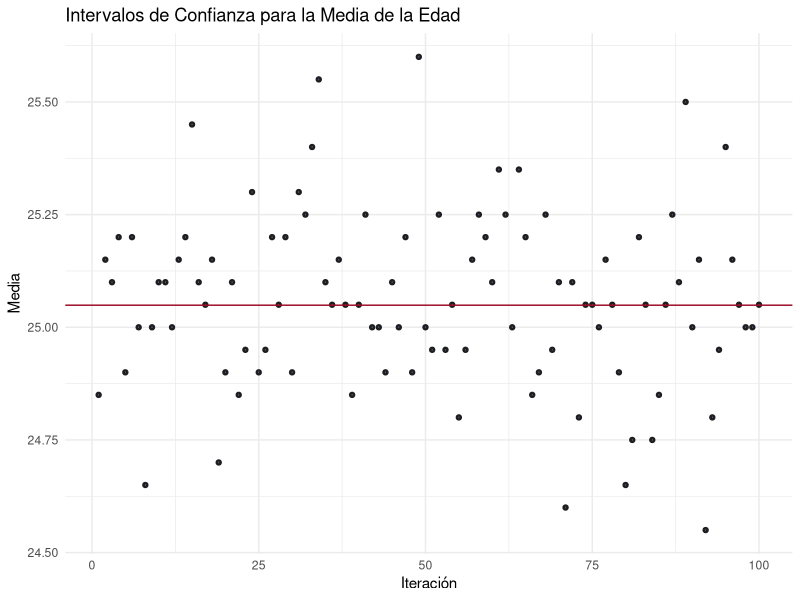
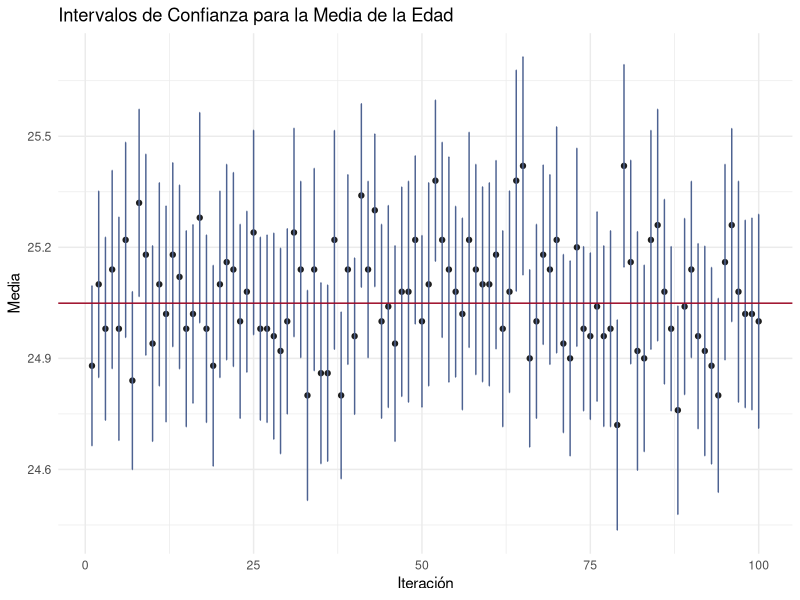
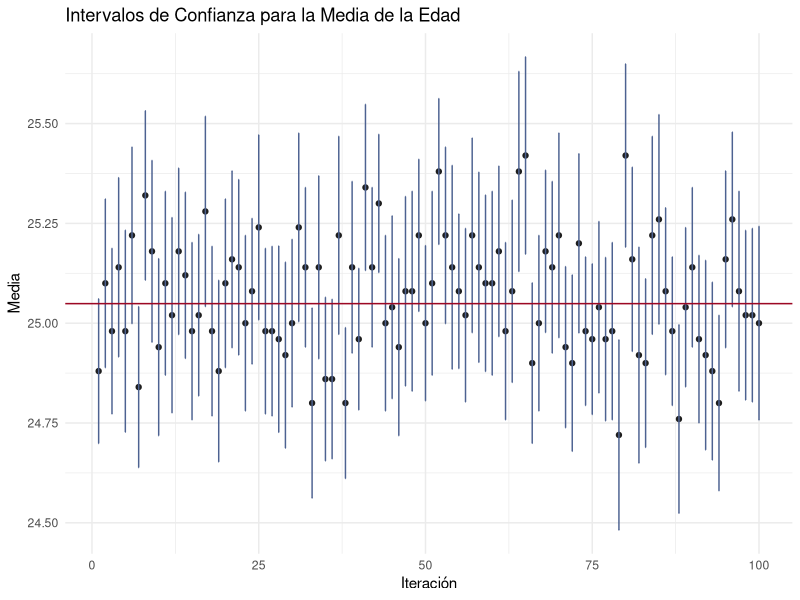
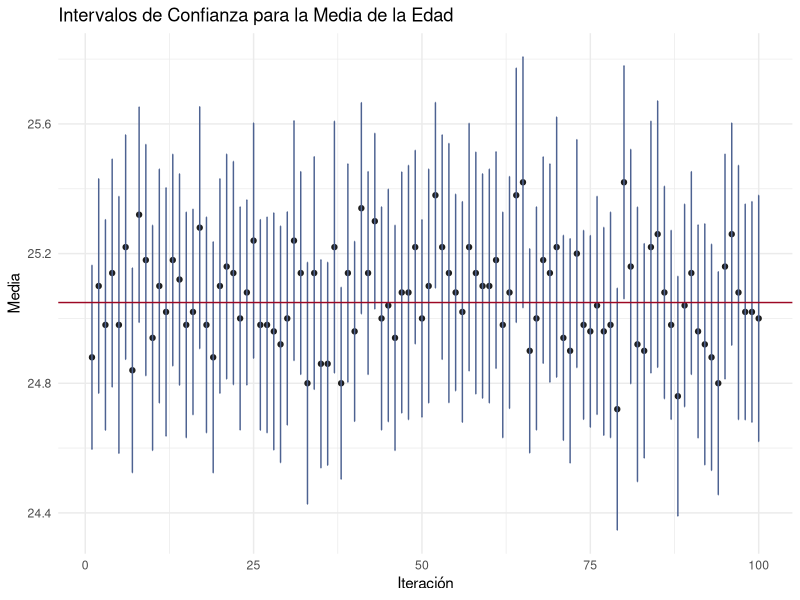
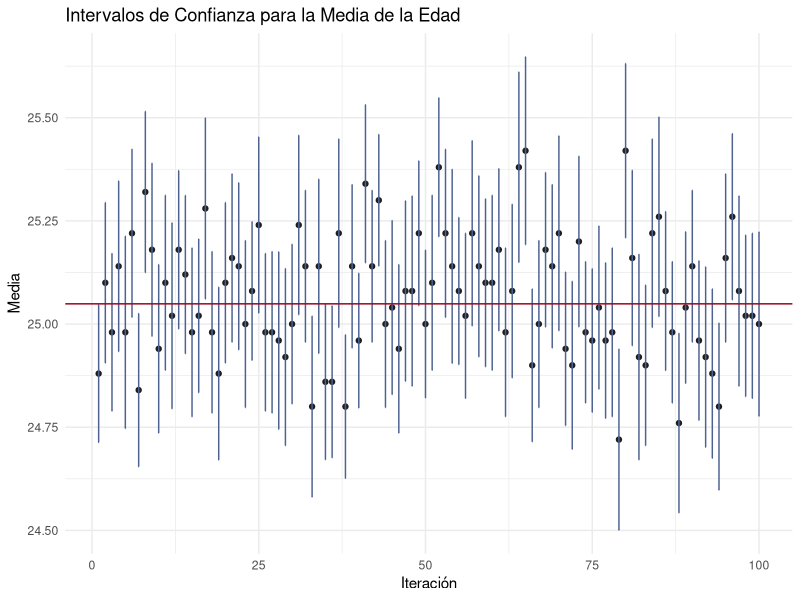

The R source for these figures, in order:
## ---- chunk 1
#| echo=T, show=T, eval=T, output=F
library(ggplot2)
library(knitr)
## ---- chunk 2
edad.data <- read.csv("edad.csv")

set.seed(1)
## ---- chunk 3
#| echo=T, show=T, eval=T, output=T
knitr::kable(head(edad.data), caption = "Datos.")
## ---- chunk 4
#| echo=T, show=T, eval=T, output=F

ic_estimation <- function(data = NULL, n=NULL, iter=1000, alpha = 0.05, seed = 1)
    {
        if(is.null(data))
        {
            stop("No se ha proporcionado un conjunto de datos.")
        }

        N <- nrow(data)
        
        if(is.null(n)){n <- N*0.1}
        
        mean.est <- numeric(iter)
        var.est <- numeric(iter)
        lower.ci <- numeric(iter)
        upper.ci <- numeric(iter)
        
        set.seed(seed)
        
        for(i in 1:iter){
          sample <- sample(data$edad, n)
          mean.est[i] <- mean(sample)
          var.est[i] <- (1 - n/N) * (var(sample)/n)
          lower.ci[i] <- mean.est[i] - qnorm(1 - alpha/2) * sqrt(var.est[i])
          upper.ci[i] <- mean.est[i] + qnorm(1 - alpha/2) * sqrt(var.est[i])
        }
        return(data.frame(mean.est, lower.ci, upper.ci))
    }
## ---- chunk 5
plot_ic <- function(df=NULL, mean.est.col = "green", ci_color = "blue", real_col = "red")
    {
        if(is.null(data))
            {
                stop("No se ha proporcionado un conjunto de datos.")
        }
    
        ggplot(df, aes(x = 1:iter, y = mean.est)) +
          geom_point(colour = mean.est.col) +
          geom_errorbar(aes(ymin = lower.ci, ymax = upper.ci), width = 0.1, 
                        colour = ci_color) +
          geom_hline(yintercept = mean(edad.data$edad), color = real_col) +
          labs(title = "Intervalos de Confianza para la Media de la Edad",
               x = "Iteración",
               y = "Media") +
          theme_minimal()
    }
## ---- chunk 6
N <- nrow(edad.data)
n <- 20
iter <- 100
seed <- 1

df <- ic_estimation(edad.data, n, iter, seed)
## ---- chunk 7
#| label: fig-ic_n20
#| fig-cap: "IC al 95% para la media de la edad con tamaño de muestra 20."

colors <- c("#1E1E1E", "#4D6291", "#9C0824")

plot_ic(df, colors[1], colors[2], colors[3])
## ---- chunk 8
n <- 50
seed <- 2
iter <- 100

df2 <- ic_estimation(data = edad.data, n = n, iter = iter, seed = seed)
## ---- chunk 9
#| label: fig-ic_n50
#| fig-cap: "IC al 95% para la media de la edad con tamaño de muestra 50."

colors <- c("#1E1E1E", "#4D6291", "#9C0824")

plot_ic(df2, colors[1], colors[2], colors[3])
## ---- chunk 10
n <- 50
seed <- 2
iter <- 100
alpha <- 0.1

df3 <- ic_estimation(data = edad.data, n = n, iter = iter, alpha = alpha, seed = seed)
## ---- chunk 11
#| label: fig-ic_n50_IC90
#| fig-cap: "IC al 90% para la media de la edad con tamaño de muestra 50."

colors <- c("#1E1E1E", "#4D6291", "#9C0824")
plot_ic(df3, colors[1], colors[2], colors[3])
## ---- chunk 12
n <- 50
seed <- 2
iter <- 100
alpha <- 0.01

df4 <- ic_estimation(data = edad.data, n = n, iter = iter, alpha = alpha, seed = seed)
## ---- chunk 13
#| label: fig-ic_n50_IC99
#| fig-cap: "IC al 99% para la media de la edad con tamaño de muestra 50."

colors <- c("#1E1E1E", "#4D6291", "#9C0824")
plot_ic(df4, colors[1], colors[2], colors[3])
## ---- chunk 14
n <- 50
seed <- 2
iter <- 100
alpha <- 0.13

df5 <- ic_estimation(data = edad.data, n = n, iter = iter, alpha = alpha, seed = seed)
## ---- chunk 15
#| label: fig-ic_n50_IC87
#| fig-cap: "IC al 87% para la media de la edad con tamaño de muestra 50."

colors <- c("#1E1E1E", "#4D6291", "#9C0824")
plot_ic(df5, colors[1], colors[2], colors[3])
